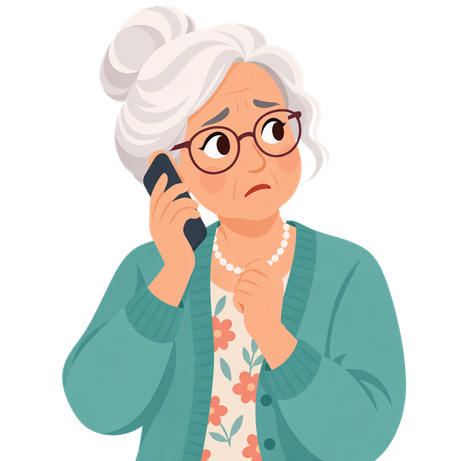
#> input picture results/paper1_figures/illus_elderly.png, 461 x 461 px, shrunk from 1024 x 1024 before the run
$ python arch_fig_v4.py
#> lines starting #> are read from the running program, lines starting #| are printed output that depends on the picture
# GXAI-Elderly catchy architecture figure (v4) — fixed layout with imshow illustrations.
import matplotlib
matplotlib.use("Agg")
import matplotlib.pyplot as plt
from matplotlib.patches import FancyBboxPatch, FancyArrowPatch, Circle
from PIL import Image
import os

WS = os.path.dirname(os.path.abspath(__file__))
elderly = Image.open(os.path.join(WS, "illus_elderly.png"))
#> elderly is the input picture: PIL image 461x461 RGBA; mean R, G, B, A 83.1, 89.3, 82.3, 124.7
scammer = Image.open(os.path.join(WS, "illus_scammer.png"))
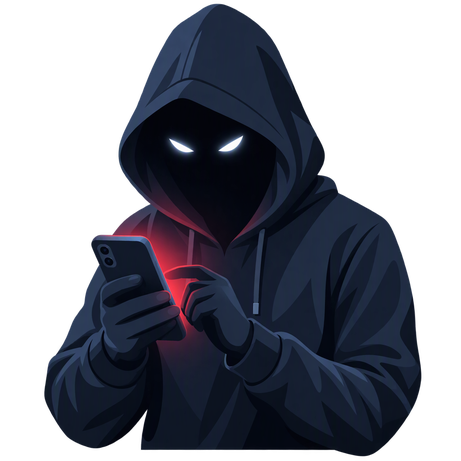
#> input picture results/paper1_figures/illus_scammer.png, 461 x 461 px, shrunk from 1024 x 1024 before the run
#> scammer is the input picture: PIL image 461x461 RGBA; mean R, G, B, A 13.6, 16, 25.4, 132.3

TEAL = "#3A8B8B"; CORAL = "#E4694E"; NAVY = "#22344A"; CREAM = "#FDF6EE"
LIGHT = "#EAF4F3"; GRAY = "#5B6B7A"

fig = plt.figure(figsize=(20, 12.5), dpi=110)
ax = fig.add_axes([0, 0, 1, 1]); ax.set_xlim(0, 200); ax.set_ylim(0, 125); ax.axis("off")
fig.patch.set_facecolor("white")

ax.text(100, 121.5, "GXAI-Elderly: Grounded Gist Explanations for Scam Protection",
        ha="center", va="center", fontsize=22, fontweight="bold", color=NAVY)
ax.text(100, 117.3, "a three-layer, gist-based explainable AI framework for older adults",
        ha="center", va="center", fontsize=13, color=GRAY, style="italic")

# ---------- left scene (illustrations via imshow) ----------
ax.imshow(scammer, extent=(1, 33, 88, 120), zorder=2, aspect="auto", interpolation="antialiased")
bub = FancyBboxPatch((35, 93), 46, 17, boxstyle="round,pad=1.2,rounding_size=3",
                     fc="white", ec=CORAL, lw=2)
ax.add_patch(bub)
ax.text(58, 101.5, T if False else "\"This is your bank's Fraud\nDepartment. Verify your card\nnumber and security code NOW!\"",
        ha="center", va="center", fontsize=10, color=NAVY)

ax.text(17, 76, "\u26A0", fontsize=40, ha="center", va="center", color="#D9534F")
ax.text(17, 70.5, "suspicious call", fontsize=10, ha="center", color="#D9534F", fontweight="bold")

ax.imshow(elderly, extent=(1, 36, 15, 55), zorder=2, aspect="auto", interpolation="antialiased")
ax.text(19, 11, "victim receives call / SMS", fontsize=10, ha="center", color=GRAY, style="italic")

ax.add_patch(FancyArrowPatch((82, 63), (97, 63), arrowstyle="-|>", mutation_scale=28, lw=4, color=GRAY))

# ---------- middle pipeline ----------
def layer_box(x, y, w, h, title, lines, fc, ec):
    b = FancyBboxPatch((x, y), w, h, boxstyle="round,pad=1,rounding_size=2.6", fc=fc, ec=ec, lw=2.4)
    ax.add_patch(b)
    ax.text(x + w / 2, y + h - 4.0, title, ha="center", va="center", fontsize=13, fontweight="bold", color=NAVY)
    ax.text(x + w / 2, y + (h - 7.5) / 2, lines, ha="center", va="center", fontsize=10.4, color="#33424F", linespacing=1.55)

PX, PW = 100, 50
layer_box(PX, 89, PW, 19, "LAYER 1 — MULTI-TASK DETECTION",
          "RoBERTa\nscam type (8 classes) · dominant tactic\naccuracy 99.86%", LIGHT, TEAL)
layer_box(PX, 63, PW, 18, "LAYER 2 — ToM PROFILER",
          "BiLSTM susceptibility profile\ntrust · tech-savviness · awareness\naccuracy ~88%", LIGHT, TEAL)
layer_box(PX, 41, PW, 15, "EVIDENCE EXTRACTOR",
          "rule-based evidence card\nclaimed identity · requested items · pressure", "#FBF3E4", CORAL)
layer_box(PX, 13, PW, 20, "LAYER 3 — GIST GENERATOR",
          "Llama-3.1-8B + LoRA (silver v2)\nWARNING: what + why it's a scam\nACTION: one protective step", LIGHT, TEAL)

for y0 in (87, 61, 39):
    ax.add_patch(FancyArrowPatch((PX + PW / 2, y0), (PX + PW / 2, y0 - 3.5),
                                 arrowstyle="-|>", mutation_scale=22, lw=3, color=GRAY))

# coral side arrow: tactic + profile feed into L3
ax.annotate("", xy=(PX + PW + 2, 24), xytext=(PX + PW + 2, 72),
            arrowprops=dict(arrowstyle="-|>", mutation_scale=22, lw=3, color=CORAL,
                            connectionstyle="arc3,rad=-0.3"))
ax.text(PX + PW + 8.5, 49, "profile + tactic", fontsize=10, color=CORAL,
        rotation=90, ha="center", va="center")

ax.add_patch(FancyArrowPatch((PX + PW + 13, 44), (168, 44), arrowstyle="-|>", mutation_scale=28, lw=4, color=GRAY))

# ---------- right output panel ----------
OX, OY, OW, OH = 170, 24, 28, 66
ax.add_patch(FancyBboxPatch((OX, OY), OW, OH, boxstyle="round,pad=1,rounding_size=2.8", fc=NAVY, ec=NAVY))
for i, c in enumerate(["#FF5F56", "#FFBD2E", "#27C93F"]):
    ax.add_patch(Circle((OX + 2.6 + i * 2.9, OY + OH - 3.2), 1.0, fc=c, ec="none"))
ax.text(OX + OW / 2 + 4.5, OY + OH - 3.2, "GXAI OUTPUT", ha="center", va="center",
        fontsize=11.5, fontweight="bold", color="white")

ax.text(OX + 2.2, OY + OH - 10, '"warning":', fontsize=11, color="#7FD1C0", fontweight="bold", va="top")
ax.text(OX + 2.2, OY + OH - 14, '"This is not a real bank', fontsize=10, color="white", va="top")
ax.text(OX + 2.2, OY + OH - 17.6, 'employee. They\'re trying', fontsize=10, color="white", va="top")
ax.text(OX + 2.2, OY + OH - 21.2, 'to trick you into giving', fontsize=10, color="white", va="top")
ax.text(OX + 2.2, OY + OH - 24.8, 'them your card number and', fontsize=10, color="white", va="top")
ax.text(OX + 2.2, OY + OH - 28.4, 'security code."', fontsize=10, color="white", va="top")
ax.text(OX + 2.2, OY + OH - 34.5, '"action":', fontsize=11, color="#F4C08A", fontweight="bold", va="top")
ax.text(OX + 2.2, OY + OH - 38, '"Hang up. Call the number', fontsize=10, color="white", va="top")
ax.text(OX + 2.2, OY + OH - 41.6, 'on the back of your card."', fontsize=10, color="white", va="top")

def badge(y, txt):
    ax.add_patch(FancyBboxPatch((OX + 2.2, y), OW - 4.4, 5.6, boxstyle="round,pad=0.6,rounding_size=1.6",
                                fc="#2E4258", ec="#456078", lw=1))
    ax.text(OX + OW / 2, y + 2.8, txt, ha="center", va="center", fontsize=9.3, color="#BFE3DC", fontweight="bold")

badge(OY + 11.5, "FK grade 7.0 · 23 words")
badge(OY + 4, "ask-coverage 87% · grounded")

# ---------- bottom steps strip ----------
sy = 1.2
steps = [("1  INPUT", "scam call or SMS\nconversation"),
         ("2  ANALYZE", "detect scam type, tactic,\nprofile the victim"),
         ("3  PROTECT", "gist warning + one\nprotective action")]
sw = 56
for i, (t, s) in enumerate(steps):
    x = 58 + i * 46
    ax.add_patch(FancyBboxPatch((x, sy), sw - 8, 8.6, boxstyle="round,pad=0.8,rounding_size=2.2",
                                fc=CREAM if i != 1 else LIGHT, ec=CORAL if i == 2 else TEAL, lw=2))
    ax.text(x + 5.5, sy + 5.6, t, fontsize=12, fontweight="bold", color=NAVY, va="center")
    ax.text(x + 5.5, sy + 2.4, s, fontsize=9.4, color=GRAY, va="center", linespacing=1.4)
    if i < 2:
        ax.add_patch(FancyArrowPatch((x + sw - 6.5, sy + 4.3), (x + sw - 3.5, sy + 4.3),
                                     arrowstyle="-|>", mutation_scale=18, lw=3, color=GRAY))

out = os.path.join(WS, "framework_architecture_v4.png")
fig.savefig(out, bbox_inches="tight", facecolor="white")
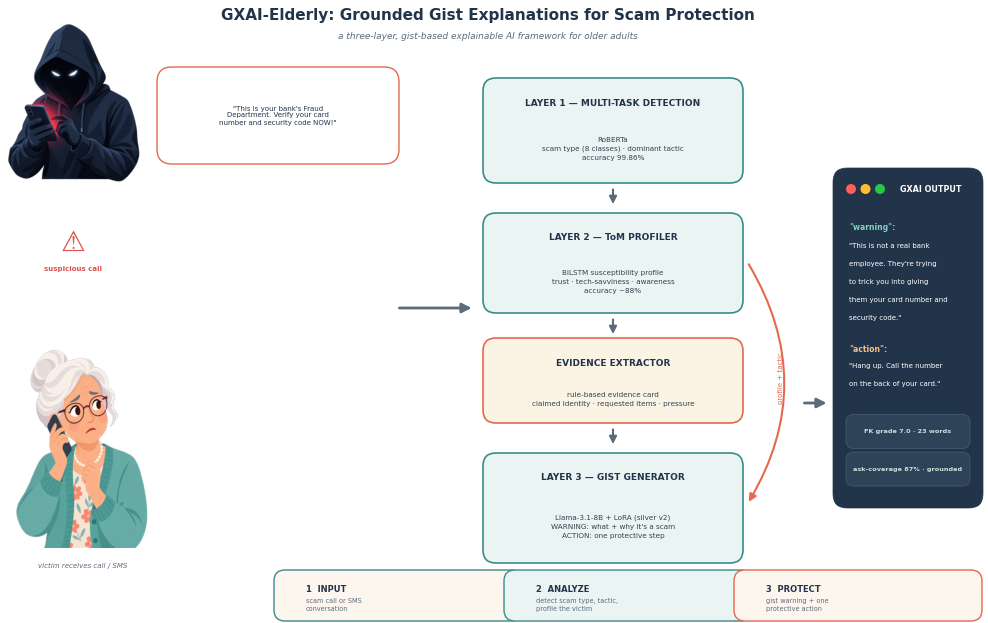
#> figure drawn by matplotlib, 1 panel
print("saved", out)
